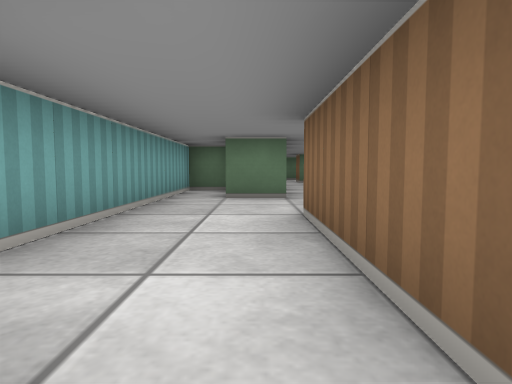
View 1 (above)

21 first-person views from a walk through a cub3D ray-caster map. The camera is about half as high as the walls, tilts 4° down and sees 75° across. The floor is counted in squares. Each view is taken from the middle of a square. On the plan, view 1 faces up. The plan holds only what a view shows up to about 9 squares ahead; the rest is blank. The place goes on beyond the plan.

View 2
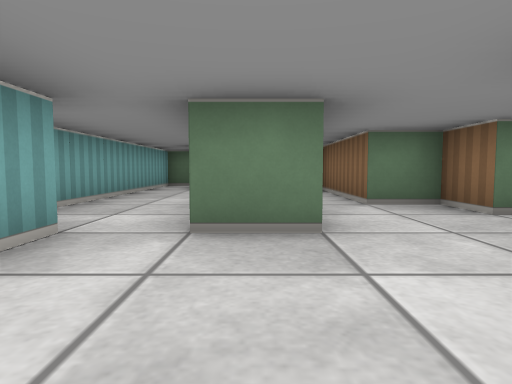

View 3
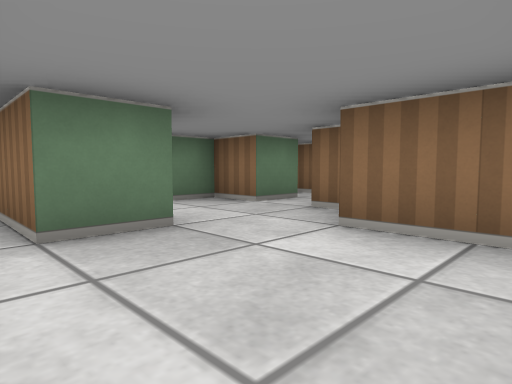

View 4
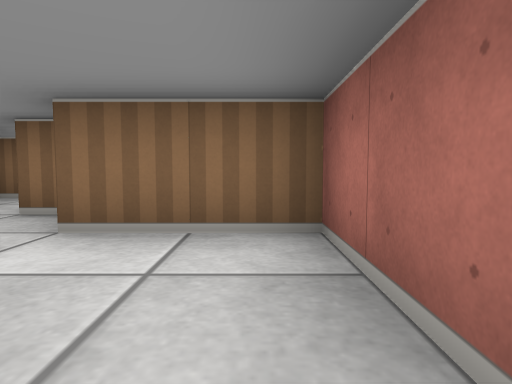

View 5
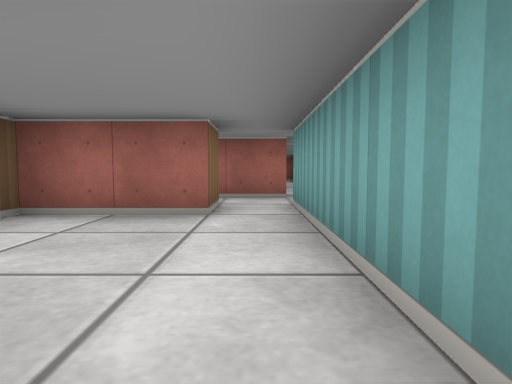

View 6
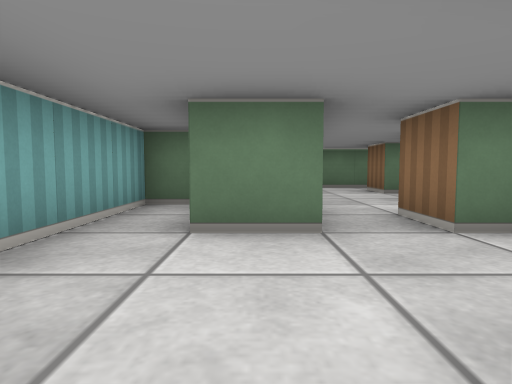

View 7
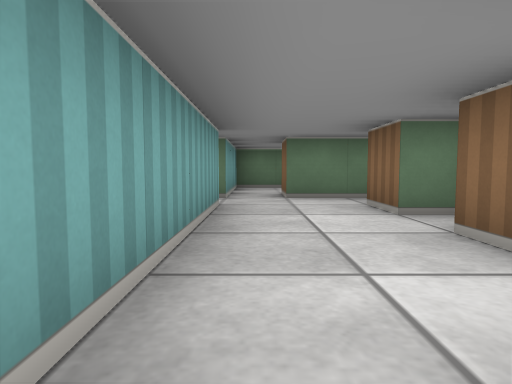

View 8
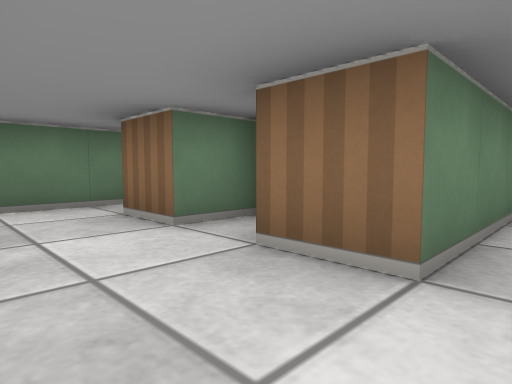

View 9
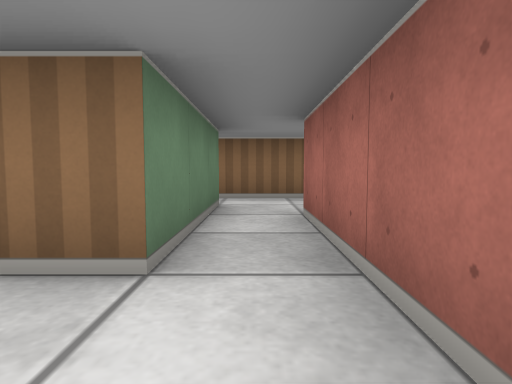

View 10
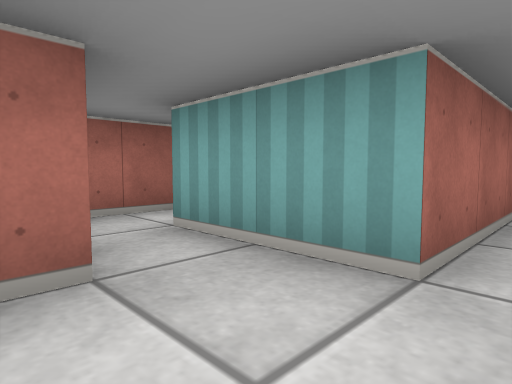

View 11
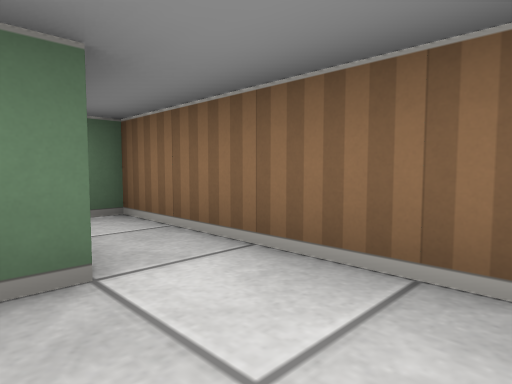

View 12
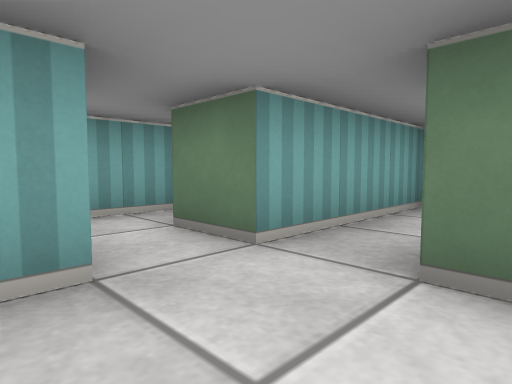

View 13
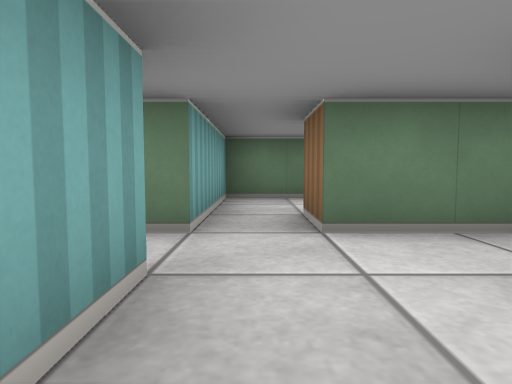

View 14
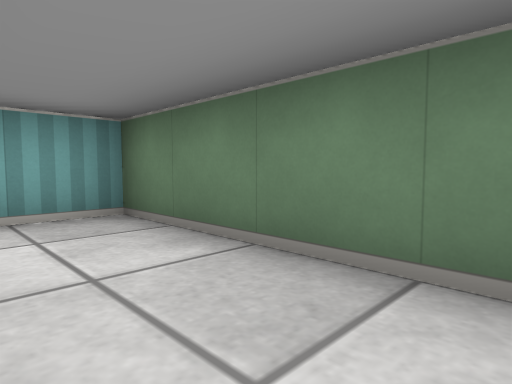

View 15
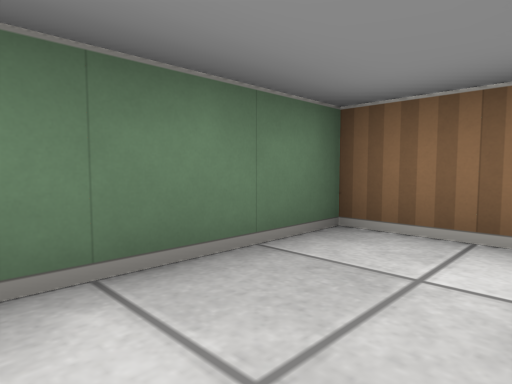

View 16
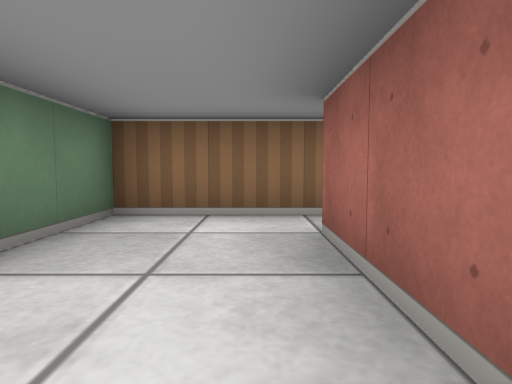

View 17
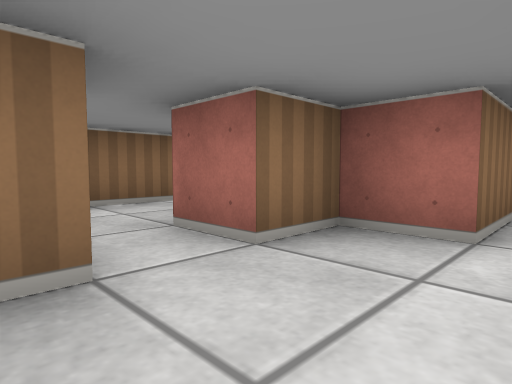

View 18
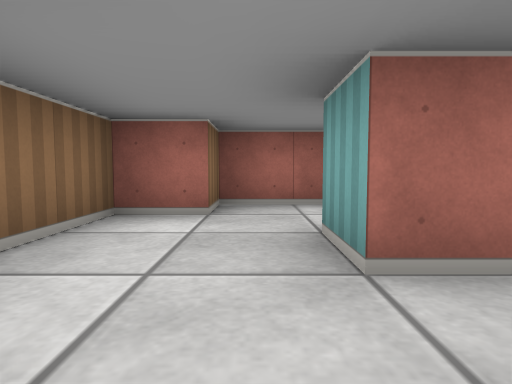

View 19
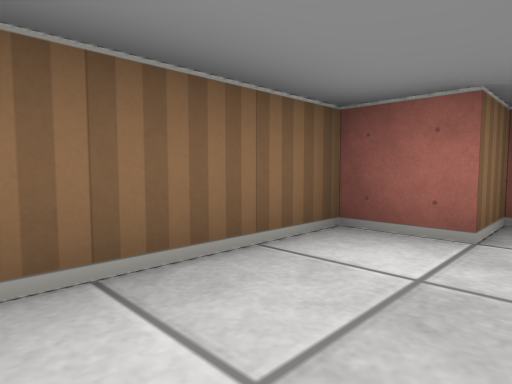

View 20
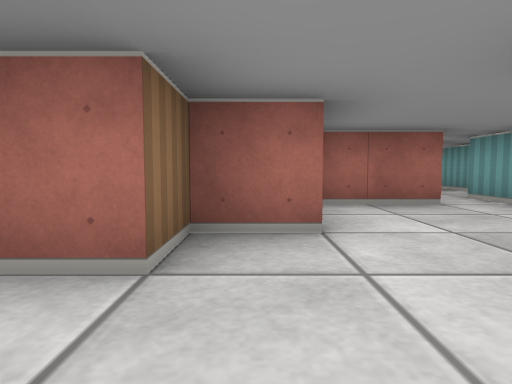

View 21
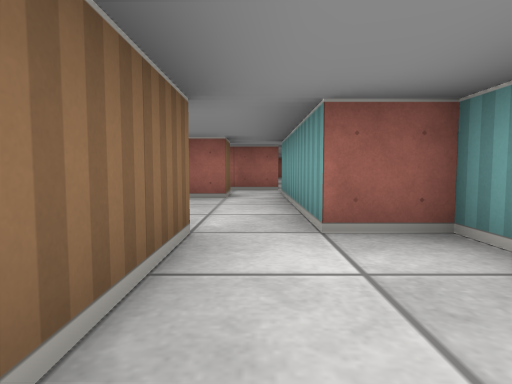

### Floor plan
Points are (right, up) in squares from view 1. A wall is a line through its corners. A room is listed if a view was taken in it or the views show most of it. See-through windows are left out.
Room 1 (views 1, 2, 3, 4, 17, 20)
walls: (1.6, 0.5) (0.5, 0.5); (-0.5, 0.5) (-0.5, -2.5); (0.5, -2.5) (2.5, -2.5) (2.5, -0.5) (3.5, -0.5) (3.5, 0.5) (4.5, 0.5); (4.5, 1.5) (3.5, 1.5) (3.5, 2.5) (2.5, 2.5) (2.5, 3.5)
ways out: opening at (1, 2.5) to room 2; opening at (4, 1) to room 6; opening at (0, -3)
Room 2 (views 5, 6, 7, 21)
walls: (0.6, 5.5) (-0.5, 5.5); (2, 5.5) (1.5, 5.5) (1.5, 6.5); (2.5, 3.5) (2.5, 5.5); (0.5, 0.5) (0.5, 3.5); (-0.6, 7.5) (-1.5, 7.5) (-1.5, 0.5) (-0.5, 0.5)
ways out: opening at (1, 2.5) to room 1; opening at (1, 6) to room 3
Room 3 (views 8, 9, 12, 13)
walls: (3.5, 9.5) (2.5, 9.5) (2.5, 10.5); (0.5, 10.6) (0.5, 6.6); (1.5, 6.5) (4.5, 6.5); (3, 11.5) (1.5, 11.5) (1.5, 12.5); (4.4, 7.5) (2.5, 7.5) (2.5, 8.5); (0.5, 12.5) (0.5, 11.5)
ways out: opening at (1, 6) to room 2; opening at (3.5, 7) to room 4; opening at (1, 12) to room 5; opening at (0, 11)
Room 4 (views 10, 11)
walls: (5.4, 5.5) (5.9, 5.5); (4.5, 6.5) (4.5, 4.5); (6.5, 6.1) (6.5, 9.5) (6.1, 9.5); (5.6, 7.5) (4.4, 7.5); (3.9, 3.5) (4.9, 3.5)
ways out: opening at (3.5, 7) to room 3
Room 5 (views 14, 15, 16)
walls: (1.5, 12.5) (3.5, 12.5); (4.5, 12.2) (4.5, 14.5) (0.5, 14.5) (0.5, 12.5)
ways out: opening at (1, 12) to room 3
Room 6 (views 18, 19)
walls: (4.5, 0.5) (4.5, -0.5); (5.5, 1.9) (5.5, 2.4); (4, -2.5) (5.5, -2.5) (5.5, -1.5) (6.5, -1.5) (6.5, 0.9)
ways out: opening at (4, 1) to room 1

Where each view was taken, in squares from view 1:
view 1: 0 up, 0 right, facing up
view 2: 2 down, 1 right, facing up
view 3: 2 down, 0 right, facing up-right
view 4: 2 down, 0 right, facing right
view 5: 1 up, 0 right, facing down
view 6: 3 up, 0 right, facing up
view 7: 6 up, 1 right, facing up
view 8: 7 up, 1 right, facing up-right
view 9: 7 up, 1 right, facing right
view 10: 7 up, 6 right, facing down-left
view 11: 6 up, 5 right, facing up-right
view 12: 10 up, 2 right, facing up-left
view 13: 9 up, 1 right, facing up
view 14: 13 up, 4 right, facing up-left
view 15: 13 up, 2 right, facing up-right
view 16: 13 up, 1 right, facing right
view 17: 2 up, 2 right, facing down-right
view 18: 2 up, 5 right, facing down
view 19: 1 up, 5 right, facing down-right
view 20: 2 up, 3 right, facing down
view 21: 3 up, 0 right, facing down
